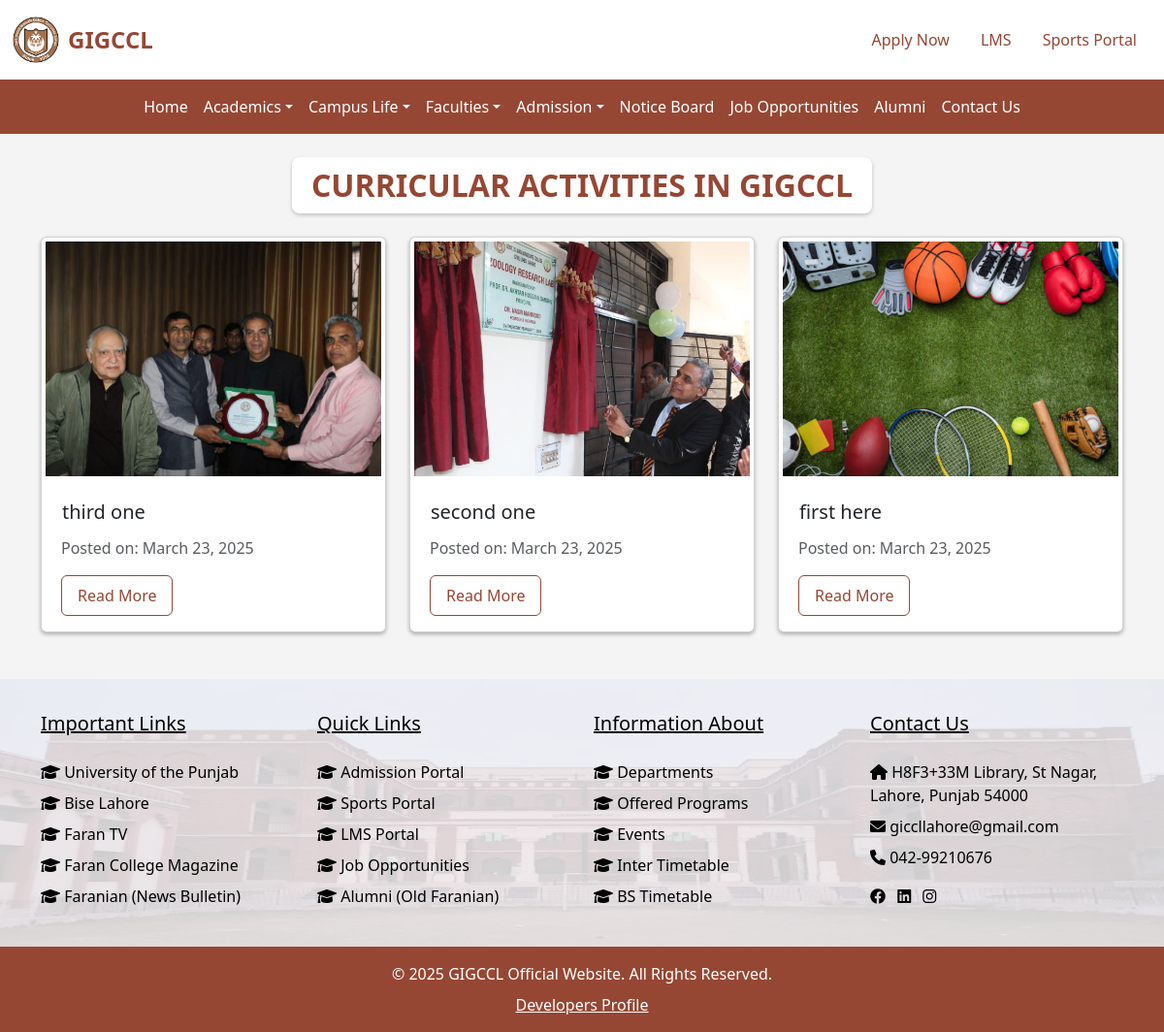
/events/curricular_activity/, run on the app's committed database.
### events/models.py (models this page shows, shortened)
class CurricularActivity(models.Model):
    title = models.CharField(max_length=255)
    image = models.ImageField(upload_to='curricular_activities/')
    description = CKEditor5Field(config_name='extends')  # Using CKEditor5Field
    posted_date = models.DateField(default=timezone.now)

### events/views.py (the view)
# urls.py: path('curricular_activity/', curricular_activity_list, name='curricular_activity_list'),
def curricular_activity_list(request):
    curricular_activities = CurricularActivity.objects.all().order_by('-posted_date', '-id')
    return render(request, 'events/curricular_activity.html', {'curricular_activities': curricular_activities})

### events/templates/events/curricular_activity.html (shortened to what this page needs)
{% extends 'base.html' %}
{% block content %}
<section class="gigccl-curricular_activities my-4">
    <div class="container">
        <div class="m-4 d-flex justify-content-center">
            <div class="curricular_activity-heading-card">
                <h2 class="curricular_activity-heading">Curricular Activities in GIGCCL</h2>
            </div>
        </div>
        <div class="row">
            {% for curricular_activity in curricular_activities %}
            <div class="col-md-4 mb-4 d-flex align-items-stretch">
                <div class="card curricular_activity-card h-100 w-100" data-aos="zoom-in" data-aos-duration="500">
                    <img src="{{ curricular_activity.image.url }}" class="p-1 card-img-top curricular_activity-img w-100" alt="{{ curricular_activity.title }}">
                    <div class="card-body d-flex flex-column">
                        <h5 class="card-title">{{ curricular_activity.title }}</h5>
                        <p class="ps-1 text-muted">Posted on: {{ curricular_activity.posted_date }}</p>
                        <div class="ps-1 mt-auto">
                            <a href="{% url 'curricular_activity_detail' curricular_activity.id %}" class="btn curricular_activity-btn">Read More</a>
                        </div>
                    </div>
                </div>
            </div>
            {% empty %}
                <div class="d-flex justify-content-center mb-4">
                    <div class="card border-0 shadow-sm px-4 py-2" style="background-color: #f8f9fa; width: fit-content;">
                        <h2 class="mb-0 text-center" style="color: #964734;">No Curricular Activity Available</h2>
                    </div>
                </div>
            {% endfor %}
        </div>
    </div>
</section>
{% endblock %}

### static/css/styles.css (style rules this page uses)
body { background-color: #f4f4f4; }

### events/templates/events/curricular_activity.html (style rules this page uses)
.curricular_activity-heading { color: #964734; text-transform: uppercase; font-weight: bold; text-align: center; margin: 0; }
.curricular_activity-heading-card { display: inline-block; padding: 10px 20px; background: white; box-shadow: 0 2px 4px rgba(0, 0, 0, 0.2); border-radius: 8px; }
.curricular_activity-card { box-shadow: 0 2px 4px rgba(0, 0, 0, 0.3); display: flex; flex-direction: column; width: 100%; }
.curricular_activity-img { height: 250px; width: 100%; object-fit: cover; }
.card-title { text-align: justify; padding: 5px; }
.curricular_activity-btn { border: 1px solid #964734; color: #964734; width: fit-content; padding: 8px 16px; }

### data on the page
CurricularActivity: image (picture), title "third one", posted_date "March 23, 2025"
CurricularActivity: image (picture), title "second one", posted_date "March 23, 2025"
CurricularActivity: image (picture), title "first here", posted_date "March 23, 2025"
